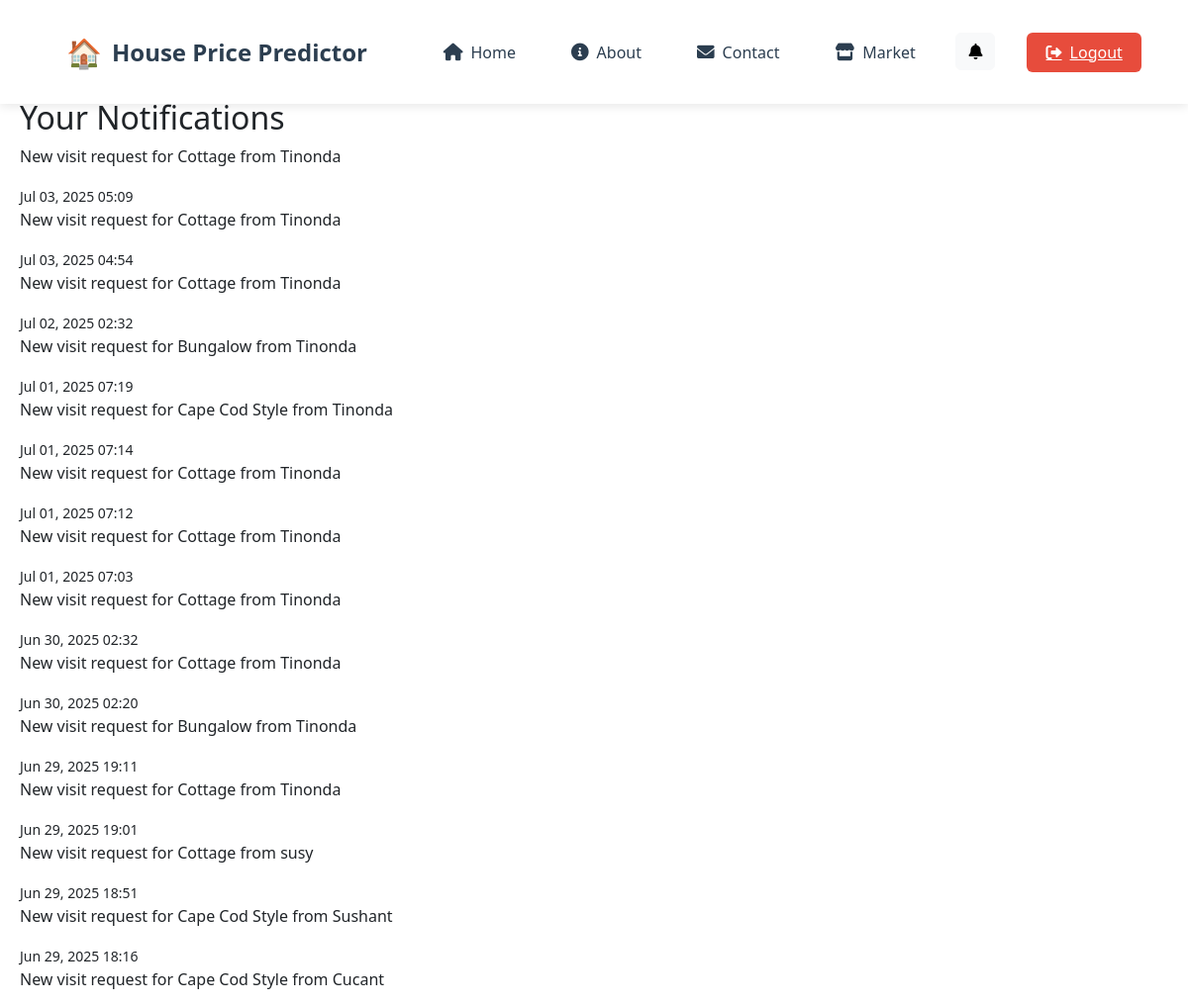
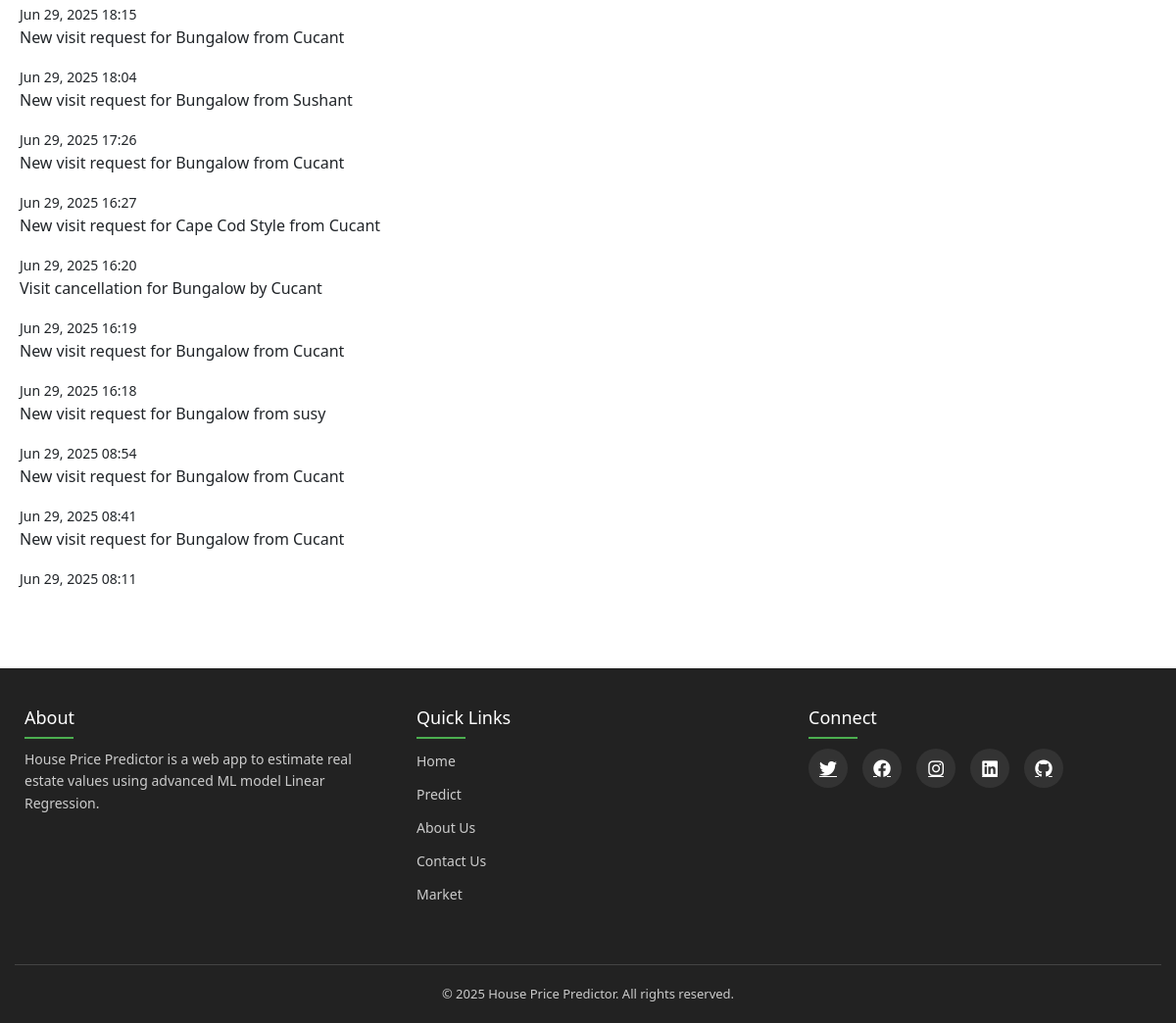
The app's page /notifications/ (signed in) with its own data (2 pictures, top to bottom).
### HousePricePrediction/models.py (models this page shows, shortened)
class Notification(models.Model):
    NOTIFICATION_TYPES = (
        ('visit', 'Visit Update'),
        ('system', 'System Message'),
        ('admin', 'Admin Alert'),
    )
    user = models.ForeignKey(User, on_delete=models.CASCADE, related_name='notifications')
    message = models.TextField()
    is_read = models.BooleanField(default=False)
    created_at = models.DateTimeField(auto_now_add=True)
    notification_type = models.CharField(max_length=20, choices=NOTIFICATION_TYPES, default='system')
    link = models.CharField(max_length=255, blank=True)
    class Meta:
        ordering = ['-created_at']

### HousePricePrediction/views.py (the view)
# urls.py: path('notifications/', views.notifications_view, name='notifications'),
@login_required
def notifications_view(request):
    notifications = Notification.objects.filter(user=request.user).order_by('-created_at')
    Notification.objects.filter(user=request.user, is_read=False).update(is_read=True)
    return render(request, 'notification_list.html', {
        'notifications': notifications,
        'now': datetime.now()
    })

### templates/notification_list.html
{% extends 'base.html' %}
{% block content %}
<div class="notifications-container">
    <h2>Your Notifications</h2>
    {% for notification in notifications %}
    <div class="notification {% if not notification.is_read %}unread{% endif %}">
        <p>{{ notification.message }}</p>
        <small>{{ notification.created_at|date:"M d, Y H:i" }}</small>
    </div>
    {% empty %}
    <p>No notifications yet.</p>
    {% endfor %}
</div>
{% endblock %}

### templates/base.html (style rules this page uses)
html { overflow-y: scroll; }

### records on screen
Notification: message "New visit request for Cottage from Tinonda", created_at "Jul 03, 2025 05:09"
Notification: message "New visit request for Cottage from Tinonda", created_at "Jul 03, 2025 04:54"
Notification: message "New visit request for Cottage from Tinonda", created_at "Jul 02, 2025 02:32"
Notification: message "New visit request for Bungalow from Tinonda", created_at "Jul 01, 2025 07:19"
Notification: message "New visit request for Cape Cod Style from Tinonda", created_at "Jul 01, 2025 07:14"
Notification: message "New visit request for Cottage from Tinonda", created_at "Jul 01, 2025 07:12"
Notification: message "New visit request for Cottage from Tinonda", created_at "Jul 01, 2025 07:03"
Notification: message "New visit request for Cottage from Tinonda", created_at "Jun 30, 2025 02:32"
Notification: message "New visit request for Cottage from Tinonda", created_at "Jun 30, 2025 02:20"
Notification: message "New visit request for Bungalow from Tinonda", created_at "Jun 29, 2025 19:11"
Notification: message "New visit request for Cottage from Tinonda", created_at "Jun 29, 2025 19:01"
Notification: message "New visit request for Cottage from susy", created_at "Jun 29, 2025 18:51"
Notification: message "New visit request for Cape Cod Style from Sushant", created_at "Jun 29, 2025 18:16"
Notification: message "New visit request for Cape Cod Style from Cucant", created_at "Jun 29, 2025 18:15"
Notification: message "New visit request for Bungalow from Cucant", created_at "Jun 29, 2025 18:04"
Notification: message "New visit request for Bungalow from Sushant", created_at "Jun 29, 2025 17:26"
Notification: message "New visit request for Bungalow from Cucant", created_at "Jun 29, 2025 16:27"
Notification: message "New visit request for Cape Cod Style from Cucant", created_at "Jun 29, 2025 16:20"
Notification: message "Visit cancellation for Bungalow by Cucant", created_at "Jun 29, 2025 16:19"
Notification: message "New visit request for Bungalow from Cucant", created_at "Jun 29, 2025 16:18"
Notification: message "New visit request for Bungalow from susy", created_at "Jun 29, 2025 08:54"
Notification: message "New visit request for Bungalow from Cucant", created_at "Jun 29, 2025 08:41"
Notification: message "New visit request for Bungalow from Cucant", created_at "Jun 29, 2025 08:11"
